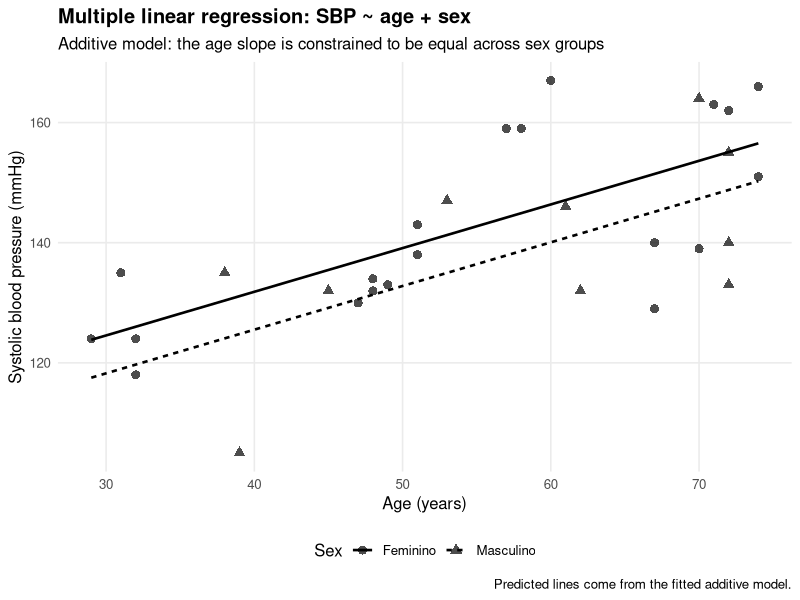
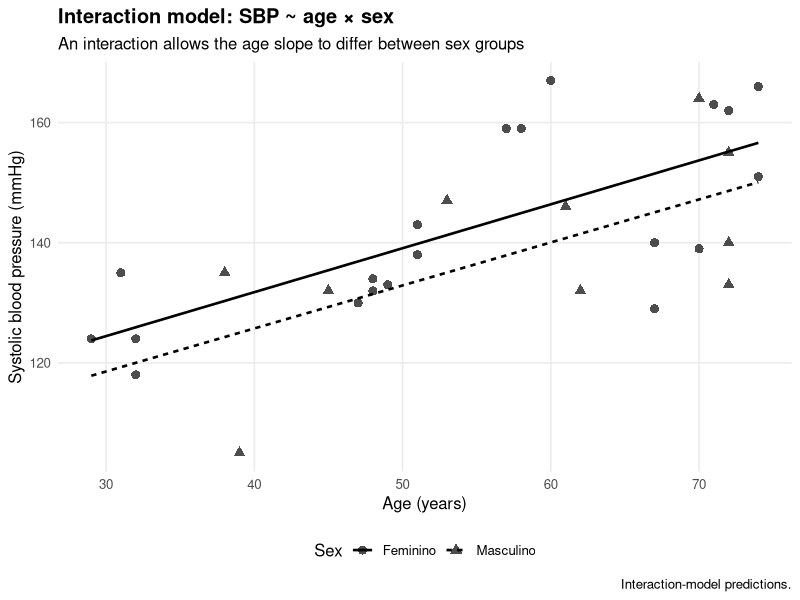

Recreate these plots in R, in order. (Note: this script raises an error after producing the figures.)
required <- c("dplyr", "readr", "ggplot2", "tibble", "broom")
missing <- required[!vapply(required, requireNamespace, logical(1), quietly = TRUE)]
if (length(missing) > 0) install.packages(missing, repos = "https://cloud.r-project.org")

suppressPackageStartupMessages({
  library(dplyr)
  library(readr)
  library(ggplot2)
  library(tibble)
  library(broom)
})

set.seed(42)
n <- 30

pasis <- tibble(
  idade = round(runif(n, min = 25, max = 75)),
  pa = round(100 + 0.8 * idade + rnorm(n, 0, 10)),
  sexo = if_else(runif(n) >= 0.5, "Feminino", "Masculino")
) |>
  mutate(
    sexo = factor(sexo, levels = c("Feminino", "Masculino"))
  )

cat("\n============================================================\n")
cat("ACTIVITY 3 — MULTIPLE LINEAR REGRESSION\n")
cat("============================================================\n")

modelo_multiplo <- lm(pa ~ idade + sexo, data = pasis)
modelo_interacao <- lm(pa ~ idade * sexo, data = pasis)

cat("\nAdditive model: pa ~ idade + sexo\n")
print(summary(modelo_multiplo))

cat("\nInteraction model: pa ~ idade * sexo\n")
print(summary(modelo_interacao))

coef_additive <- tidy(modelo_multiplo, conf.int = TRUE)
coef_interaction <- tidy(modelo_interacao, conf.int = TRUE)
fit_additive <- glance(modelo_multiplo)
fit_interaction <- glance(modelo_interacao)

nested_comparison <- tidy(
  anova(modelo_multiplo, modelo_interacao)
)

# Predictions from the ADDITIVE model guarantee the parallel-line
# interpretation described conceptually by the course.
prediction_grid <- expand.grid(
  idade = seq(min(pasis$idade), max(pasis$idade), length.out = 100),
  sexo = levels(pasis$sexo)
) |>
  as_tibble() |>
  mutate(
    sexo = factor(sexo, levels = levels(pasis$sexo))
  )

prediction_grid$predicted_pa <- predict(
  modelo_multiplo,
  newdata = prediction_grid
)

p_additive <- ggplot(pasis, aes(x = idade, y = pa, shape = sexo)) +
  geom_point(size = 2.7, alpha = 0.7) +
  geom_line(
    data = prediction_grid,
    aes(x = idade, y = predicted_pa, linetype = sexo),
    linewidth = 0.9
  ) +
  labs(
    title = "Multiple linear regression: SBP ~ age + sex",
    subtitle = "Additive model: the age slope is constrained to be equal across sex groups",
    x = "Age (years)",
    y = "Systolic blood pressure (mmHg)",
    shape = "Sex",
    linetype = "Sex",
    caption = "Predicted lines come from the fitted additive model."
  ) +
  theme_minimal(base_size = 12) +
  theme(
    plot.title = element_text(face = "bold"),
    panel.grid.minor = element_blank(),
    legend.position = "bottom"
  )

ggsave(
  "practice/manual_attempts/module3_lesson2/activity03_multiple_linear_regression/outputs/additive_parallel_lines.png",
  p_additive, width = 8.5, height = 5.5, dpi = 300, bg = "white"
)

interaction_grid <- expand.grid(
  idade = seq(min(pasis$idade), max(pasis$idade), length.out = 100),
  sexo = levels(pasis$sexo)
) |>
  as_tibble() |>
  mutate(
    sexo = factor(sexo, levels = levels(pasis$sexo))
  )

interaction_grid$predicted_pa <- predict(
  modelo_interacao,
  newdata = interaction_grid
)

p_interaction <- ggplot(pasis, aes(x = idade, y = pa, shape = sexo)) +
  geom_point(size = 2.7, alpha = 0.7) +
  geom_line(
    data = interaction_grid,
    aes(x = idade, y = predicted_pa, linetype = sexo),
    linewidth = 0.9
  ) +
  labs(
    title = "Interaction model: SBP ~ age × sex",
    subtitle = "An interaction allows the age slope to differ between sex groups",
    x = "Age (years)",
    y = "Systolic blood pressure (mmHg)",
    shape = "Sex",
    linetype = "Sex",
    caption = "Interaction-model predictions."
  ) +
  theme_minimal(base_size = 12) +
  theme(
    plot.title = element_text(face = "bold"),
    panel.grid.minor = element_blank(),
    legend.position = "bottom"
  )

ggsave(
  "practice/manual_attempts/module3_lesson2/activity03_multiple_linear_regression/outputs/interaction_model_lines.png",
  p_interaction, width = 8.5, height = 5.5, dpi = 300, bg = "white"
)

interpretation <- tibble(
  term = c("idade", "sexoMasculino", "idade:sexoMasculino"),
  meaning = c(
    "Age effect adjusted for sex in the additive model",
    "Male-vs-female difference at the same age in the additive model",
    "Change in the age slope for males relative to females in the interaction model"
  )
)

write_csv(
  pasis,
  "practice/manual_attempts/module3_lesson2/activity03_multiple_linear_regression/outputs/simulated_bp_age_sex_data.csv"
)
write_csv(
  coef_additive,
  "practice/manual_attempts/module3_lesson2/activity03_multiple_linear_regression/outputs/additive_model_coefficients.csv"
)
write_csv(
  coef_interaction,
  "practice/manual_attempts/module3_lesson2/activity03_multiple_linear_regression/outputs/interaction_model_coefficients.csv"
)
write_csv(
  nested_comparison,
  "practice/manual_attempts/module3_lesson2/activity03_multiple_linear_regression/outputs/additive_vs_interaction_anova.csv"
)
write_csv(
  bind_rows(
    fit_additive |> mutate(model = "Additive"),
    fit_interaction |> mutate(model = "Interaction")
  ),
  "practice/manual_attempts/module3_lesson2/activity03_multiple_linear_regression/outputs/model_fit_comparison.csv"
)
write_csv(
  interpretation,
  "practice/manual_attempts/module3_lesson2/activity03_multiple_linear_regression/outputs/term_interpretation.csv"
)

# Validation: structure rather than brittle significance assumptions.
stopifnot(nrow(pasis) == 30)
stopifnot("idade" %in% names(coef(modelo_multiplo)))
stopifnot("sexoMasculino" %in% names(coef(modelo_multiplo)))
stopifnot("idade:sexoMasculino" %in% names(coef(modelo_interacao)))
stopifnot(coef(modelo_multiplo)[["idade"]] > 0)
stopifnot(all(is.finite(coef(modelo_multiplo))))
stopifnot(all(is.finite(coef(modelo_interacao))))

stopifnot(file.exists(
  "practice/manual_attempts/module3_lesson2/activity03_multiple_linear_regression/outputs/additive_parallel_lines.png"
))
stopifnot(file.exists(
  "practice/manual_attempts/module3_lesson2/activity03_multiple_linear_regression/outputs/interaction_model_lines.png"
))

cat("\n✅ M3 LESSON 2 · ACTIVITY 3 PASSED\n")
cat("Adjusted age coefficient:",
    round(coef(modelo_multiplo)[["idade"]], 3), "mmHg/year\n")
